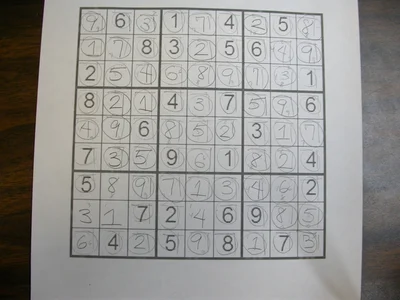
#> input picture images/sudoku.jpg, 400 x 300 px, found by its file name
$ jupyter execute --allow-errors change_image_color_with_mean_gaussian_c.ipynb
#> lines starting #> are read from the running program, lines starting #| are printed output that depends on the picture; after the words box and inside, x2 and y2 are one past the last pixel; in counts of white or black regions, pixels touching at a corner belong together
[cell 1]
import cv2
import numpy as np

[cell 2]
img = cv2.imread('sudoku.jpg',0)
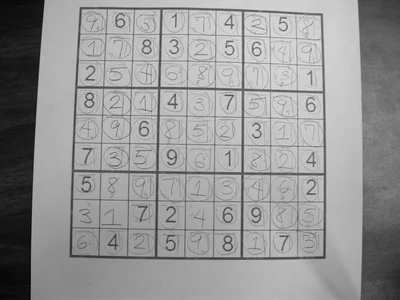
#> img: shape (300, 400); min 1, max 226, mean 150.1
_,th1 = cv2.threshold(img,127,255,cv2.THRESH_BINARY)
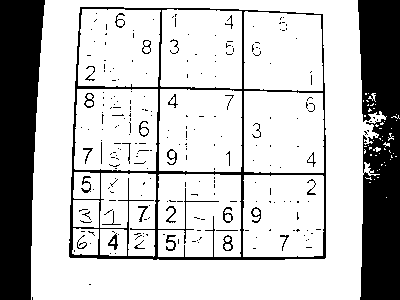
#> th1: shape (300, 400); 76.1% white; 246 black regions (214 under 20 px), largest, box (x1, y1, x2, y2) and area: (358, 0, 400, 300) 10869, (0, 0, 45, 300) 10704, (69, 7, 326, 260) 5044
#> (the rest of this cell did not finish here and is left out)
